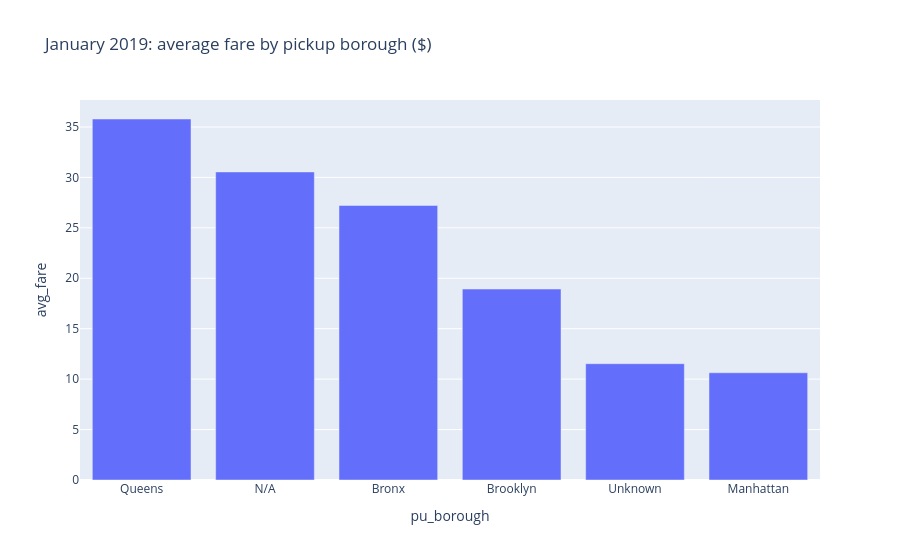

Notebook code for this chart:
### Code cell
# 3. Average fare by pickup borough (January 2019, boroughs with at least 1,000 trips)
(df_boro_avg
    .filter(F.col("trips") >= 1000)
    .orderBy(F.desc("avg_fare"))
    .plot.bar(x="pu_borough", y="avg_fare", title="January 2019: average fare by pickup borough ($)"))

### Figure 1 — Plotly figure (JSON) as saved in the notebook; plotly's stock layout.template omitted (floating-point values rounded to 4 significant figures)
{"data": [{"hovertemplate": "pu_borough=%{x}<br>avg_fare=%{y}<extra></extra>", "legendgroup": "", "marker": {"color": "#636efa", "pattern": {"shape": ""}}, "name": "", "orientation": "v", "showlegend": false, "textposition": "auto", "type": "bar", "x": ["Queens", "N/A", "Bronx", "Brooklyn", "Unknown", "Manhattan"], "xaxis": "x", "y": [35.79, 30.54, 27.22, 18.93, 11.53, 10.63], "yaxis": "y"}], "layout": {"barmode": "relative", "legend": {"tracegroupgap": 0}, "title": {"text": "January 2019: average fare by pickup borough ($)"}, "xaxis": {"anchor": "y", "domain": [0.0, 1.0], "title": {"text": "pu_borough"}}, "yaxis": {"anchor": "x", "domain": [0.0, 1.0], "title": {"text": "avg_fare"}}}}
